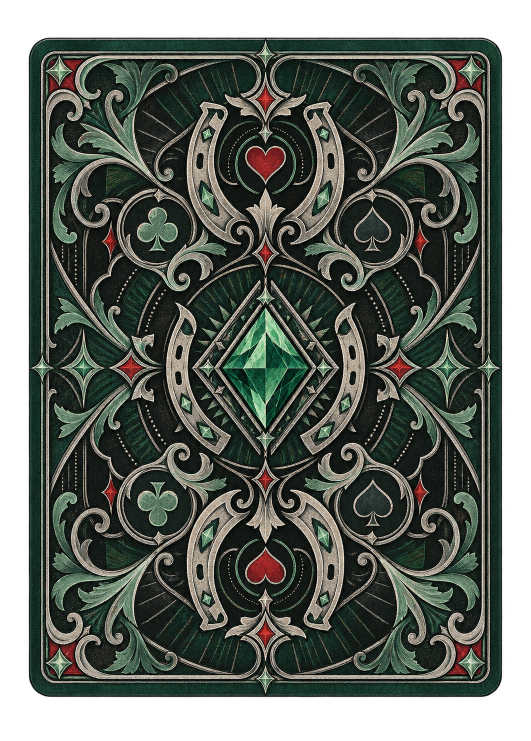
#> input picture assets/cards/card-back-master.png, 1061 x 1482 px, given in place of 01-paper.png, which was not available (shown at 1/2 size)
$ python build_deck.py
#> lines starting #> are read from the running program, lines starting #| are printed output that depends on the picture; pictures that were not available may be replaced by others from this repository, and a replacement may not be noted
### assets/cards/retro_style.py
"""Compose the five generated source assets; no image generation at build time."""
from functools import lru_cache
from pathlib import Path

from PIL import Image, ImageDraw

W, H = 512, 716
GOLD = '#B68A42'
LAYERS = Path(__file__).resolve().parent / 'layers'
DECORATIONS = {
    'number': ('03-number-halo.png', (290, 399), (376, 472)),
    'ace': ('04-ace-halo.png', (290, 397), (386, 514)),
    'court': ('05-court-medallion.png', (296, 410), (368, 506)),
}


@lru_cache(maxsize=5)
def source_layer(name):
    with Image.open(LAYERS / name) as source:
        image = source.convert('RGBA')
    alpha = image.getchannel('A')
    if name != '01-paper.png' and alpha.getextrema() != (0, 255):
        raise ValueError(f'{name} must contain real transparency and opaque print')
    return image


@lru_cache(maxsize=1)
def paper_layer():
    image = source_layer('01-paper.png').resize((W, H), Image.Resampling.LANCZOS)
    # Paper stops underneath the generated outer frame. Supersample its silhouette.
    mask = Image.new('L', (W * 3, H * 3))
    ImageDraw.Draw(mask).rounded_rectangle((14*3, 14*3, 498*3, 702*3), radius=27*3, fill=255)
    image.putalpha(mask.resize((W, H), Image.Resampling.LANCZOS))
    return image


@lru_cache(maxsize=1)
def frame_layer():
    return source_layer('02-frame.png').resize((W, H), Image.Resampling.LANCZOS)


@lru_cache(maxsize=3)
def decoration_layer(kind):
    name, center, bounds = DECORATIONS[kind]
    source = source_layer(name)
    # Normalize differing transparent margins using explicit shared placements.
    bbox = source.getchannel('A').point(lambda v: 255 if v > 16 else 0).getbbox()
    if bbox is None:
        raise ValueError(f'{name} is empty')
    source = source.crop(bbox)
    source.thumbnail(bounds, Image.Resampling.LANCZOS)
    layer = Image.new('RGBA', (W, H))
    layer.alpha_composite(source, (center[0] - source.width // 2, center[1] - source.height // 2))
    return layer


def assembly_layers(kind):
    """Return independent full-card layers in their compositing order."""
    return (paper_layer(), decoration_layer(kind), frame_layer())


@lru_cache(maxsize=3)
def template(kind):
    image = Image.new('RGBA', (W, H))
    for layer in assembly_layers(kind):
        image.alpha_composite(layer)
    return image

### assets/cards/build_deck.py
from __future__ import annotations

import json
import math
import argparse
import os
import random
from pathlib import Path

from PIL import Image, ImageChops, ImageDraw, ImageFont
from layered_export import export_layers
from retro_style import template, assembly_layers, GOLD


ROOT = Path(__file__).resolve().parent
OUT = ROOT / "faces"
COURT = ROOT / "court"
W, H = 512, 716
PAD = 16
SUITS = ["hearts", "diamonds", "clubs", "spades"]
RANKS = ["A", "2", "3", "4", "5", "6", "7", "8", "9", "10", "J", "Q", "K"]
RANK_FILE = {"A": "ace", "J": "jack", "Q": "queen", "K": "king"}
RANK_VALUE = {"A": 1, **{str(n): n for n in range(2, 11)}, "J": 10, "Q": 10, "K": 10}

# Every suit gets its own named court portrait. Keep this mapping as data so
# face generation and the runtime manifest cannot silently disagree.
COURT_CAST = {
    ("J", "hearts"): ("P-21", "jack-p21.png"),
    ("J", "diamonds"): ("Zodiac Leo", "jack-zodiac-leo.png"),
    ("J", "clubs"): ("Rover", "jack-rover.png"),
    ("J", "spades"): ("Lancer", "jack-lancer.png"),
    ("Q", "hearts"): ("Morning Glory", "queen-morning-glory.png"),
    ("Q", "diamonds"): ("Psycho-Shy", "queen-psycho-shy.png"),
    ("Q", "clubs"): ("Rampage", "queen-rampage.png"),
    ("Q", "spades"): ("Blackjack", "queen-blackjack.png"),
    ("K", "hearts"): ("Goldenblood", "king-goldenblood.png"),
    ("K", "diamonds"): ("Steel Rain", "king-steel-rain.png"),
    ("K", "clubs"): ("Deus", "king-deus.png"),
    ("K", "spades"): ("Light Hooves", "king-light-hooves.png"),
}

INK = "#00150F"
DEEP = "#00412C"
MID = "#008F56"
PHOSPHOR = "#00D882"
LIME = "#00FB97"
PAPER = "#C9F9E1"
PAPER_LIGHT = "#E2FFF0"

FONT_REG = Path(r"C:\Windows\Fonts\georgia.ttf")
FONT_BOLD = Path(r"C:\Windows\Fonts\georgiab.ttf")
FONT_SUITS = Path(r"C:\Windows\Fonts\seguisym.ttf")
SUIT_GLYPHS = {"hearts": "♥", "diamonds": "♦", "clubs": "♣", "spades": "♠"}


def font(size: int, bold: bool = False) -> ImageFont.FreeTypeFont:
    path = FONT_BOLD if bold else FONT_REG
    return ImageFont.truetype(str(path), size)


# [90 lines left out: functions cubic, heart_points, draw_legacy_suit, draw_suit, suit_colors, add_corner, not called in this run]


PIP_POSITIONS = {
    2: [(290, 280), (290, 560)],
    3: [(290, 280), (290, 420), (290, 560)],
    4: [(210, 280), (370, 280), (210, 560), (370, 560)],
    5: [(210, 280), (370, 280), (290, 420), (210, 560), (370, 560)],
    6: [(210, 280), (370, 280), (210, 420), (370, 420), (210, 560), (370, 560)],
    7: [(210, 280), (370, 280), (290, 350), (210, 420), (370, 420), (210, 560), (370, 560)],
    8: [(210, 280), (370, 280), (290, 350), (210, 420), (370, 420), (290, 490), (210, 560), (370, 560)],
    9: [(210, 280), (370, 280), (210, 373), (370, 373), (290, 420), (210, 467), (370, 467), (210, 560), (370, 560)],
    10: [(210, 280), (370, 280), (290, 326), (210, 373), (370, 373), (210, 467), (370, 467), (290, 514), (210, 560), (370, 560)],
}


# [143 lines left out: functions fit_portrait, draw_court, make_court_preview, print_ink, card_layers, make_card and 2 more, not called in this run]


def main():
    parser = argparse.ArgumentParser(description="Build a deck at a configurable export size.")
    parser.add_argument('--width', type=int, default=W)
    parser.add_argument('--height', type=int, default=H)
    parser.add_argument('--output', type=Path, default=ROOT)
    parser.add_argument('--no-editable', action='store_true', help='Skip PSD/ORA masters; existing masters are never overwritten')
    parser.add_argument('--from-psd', type=Path, help='Use saved PSD composites; defaults to editable/manual when present')
    args = parser.parse_args()
    if not (128 <= args.width <= 2048 and 180 <= args.height <= 2800):
        parser.error('Supported dimensions: width 128..2048, height 180..2800')
    source_dir = args.from_psd or ROOT / 'editable' / 'manual'
    masters = load_psd_masters(source_dir) if args.from_psd or source_dir.exists() else {}
    export_w, export_h = args.width, args.height
    # Keep master composition stable; output pixels and runtime size are independent.
    global OUT
    destination = args.output.resolve()
    destination.mkdir(parents=True, exist_ok=True)
    OUT = destination / 'faces'
    OUT.mkdir(parents=True, exist_ok=True)
    template_dir = destination / 'templates'
    template_dir.mkdir(parents=True, exist_ok=True)
    for kind in ('number', 'ace', 'court'):
        template(kind).save(template_dir / f'retro-{kind}.png', optimize=True)
#> this loop made 2 passes
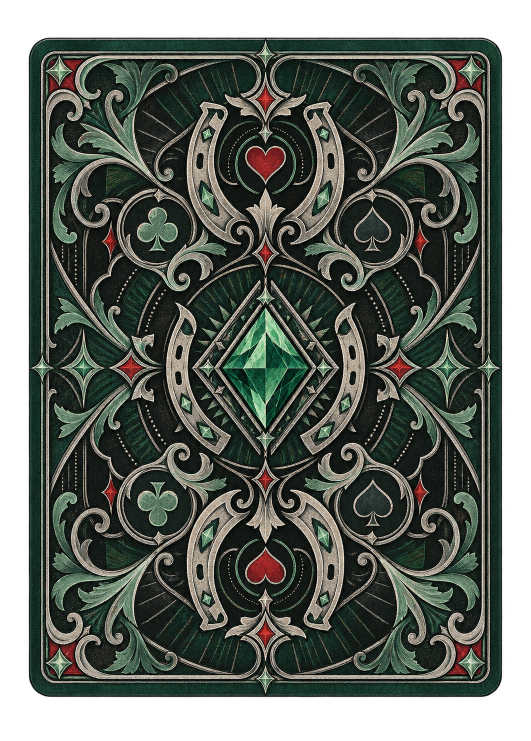
#> input picture assets/cards/card-back-master.png, 1061 x 1482 px, given in place of 01-paper.png, which was not available (shown at 1/2 size)
#> pass 1, in source_layer, `alpha = image.getchannel('A')`:
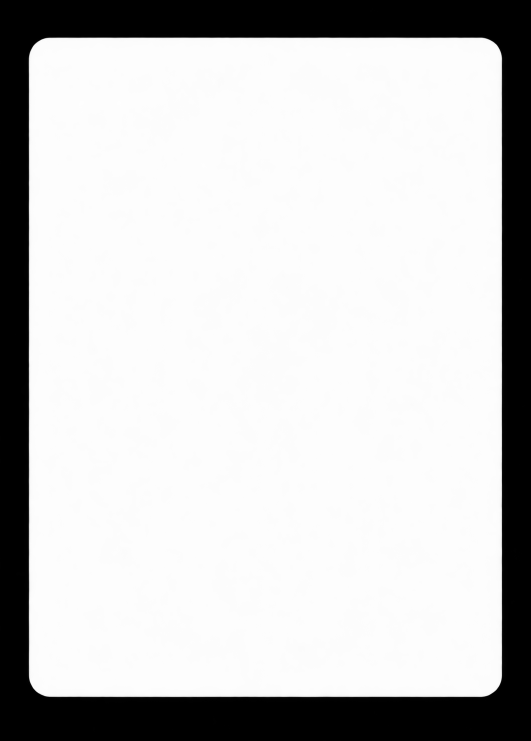
#> alpha: PIL image 1061x1482 L (shown at 1/2 size); min 0, max 255, mean 200.1
#> pass 1, in paper_layer, `image = source_layer('01-paper.png').resize((W, H), Image.Resampling.L..`:
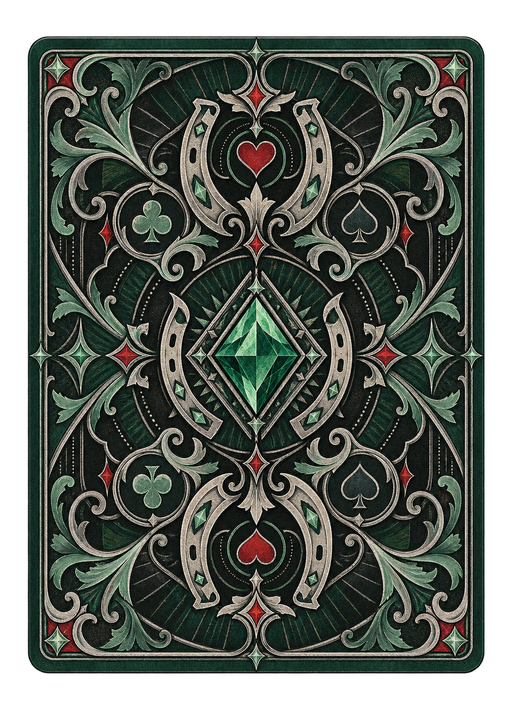
#> image: PIL image 512x716 RGBA; mean R, G, B, A 49.3, 55, 47.8, 200.2; transparent parts drawn white
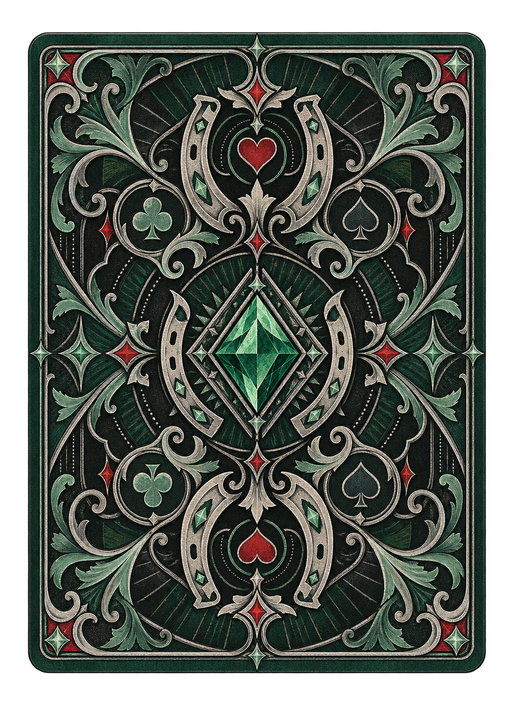
#> input picture assets/cards/card-back.png, 512 x 716 px, given in place of 03-number-halo.png, which was not available
    make_court_preview()
    cell_w, cell_h = export_w + PAD, export_h + PAD
    atlas = Image.new("RGBA", (cell_w * len(RANKS), cell_h * len(SUITS)), (0, 0, 0, 0))
    frames = {}
    cards = []
    for row, suit in enumerate(SUITS):
        for col, rank in enumerate(RANKS):
            stem = f'{RANK_FILE.get(rank, rank)}_of_{suit}'
            if stem in masters:
                master = masters[stem][0]
            else:
                layers = card_layers(rank, suit)
                master = Image.new('RGBA', (W, H))
                for layer in layers:
                    master.alpha_composite(layer)
                if not args.no_editable:
                    export_layers(destination / 'editable' / 'generated', stem, layers)
            card = master.resize((export_w, export_h), Image.Resampling.LANCZOS)
            rank_name = RANK_FILE.get(rank, rank)
            filename = f"{rank_name}_of_{suit}.png"
            card.save(OUT / filename, optimize=True)
            x, y = col * cell_w + PAD // 2, row * cell_h + PAD // 2
            atlas.alpha_composite(card, (x, y))
            frames[filename] = {
                "frame": {"x": x, "y": y, "w": export_w, "h": export_h},
                "rotated": False,
                "trimmed": False,
                "spriteSourceSize": {"x": 0, "y": 0, "w": export_w, "h": export_h},
                "sourceSize": {"w": export_w, "h": export_h},
            }
            card_entry = {"rank": rank, "value": RANK_VALUE[rank], "suit": suit, "file": f"faces/{filename}", "frame": filename}
            if (rank, suit) in COURT_CAST:
                character, portrait = COURT_CAST[(rank, suit)]
                card_entry["character"] = character
                card_entry["portrait"] = os.path.relpath(COURT / portrait, destination).replace('\\', '/')
            if stem in masters:
                card_entry['editableSource'] = os.path.relpath(masters[stem][1], destination).replace('\\', '/')
            cards.append(card_entry)

    atlas_file = "blackjack-deck-atlas.png"
    atlas.save(destination / atlas_file, optimize=True)
    sheet = {
        "frames": frames,
        "meta": {
            "app": "BlackJack pony deck sprite generator",
            "version": "1.0",
            "image": atlas_file,
            "format": "RGBA8888",
            "size": {"w": atlas.width, "h": atlas.height},
            "scale": "1",
        },
    }
    (destination / "blackjack-deck-atlas.json").write_text(json.dumps(sheet, indent=2), encoding="utf-8")

    atlas_dir = destination / "atlases"
    atlas_dir.mkdir(parents=True, exist_ok=True)
    suit_sheets = []
    suit_columns = min(7, max(1, 4096 // cell_w))
    suit_rows = math.ceil(len(RANKS) / suit_columns)
    for suit in SUITS:
        suit_atlas = Image.new("RGBA", (cell_w * suit_columns, cell_h * suit_rows), (0, 0, 0, 0))
        suit_frames = {}
        for index, rank in enumerate(RANKS):
            filename = f"{RANK_FILE.get(rank, rank)}_of_{suit}.png"
            col, row = index % suit_columns, index // suit_columns
            x, y = col * cell_w + PAD // 2, row * cell_h + PAD // 2
            card = Image.open(OUT / filename).convert("RGBA")
            suit_atlas.alpha_composite(card, (x, y))
            suit_frames[filename] = {
                "frame": {"x": x, "y": y, "w": export_w, "h": export_h},
                "rotated": False,
                "trimmed": False,
                "spriteSourceSize": {"x": 0, "y": 0, "w": export_w, "h": export_h},
                "sourceSize": {"w": export_w, "h": export_h},
            }
        image_name = f"{suit}-atlas.png"
        suit_atlas.save(atlas_dir / image_name, optimize=True)
        atlas_metadata = {
            "frames": suit_frames,
            "meta": {
                "app": "BlackJack pony deck sprite generator",
                "version": "1.0",
                "image": image_name,
                "format": "RGBA8888",
                "size": {"w": suit_atlas.width, "h": suit_atlas.height},
                "scale": "1",
            },
        }
        json_name = f"{suit}-atlas.json"
        (atlas_dir / json_name).write_text(json.dumps(atlas_metadata, indent=2), encoding="utf-8")
        suit_sheets.append({"suit": suit, "image": f"atlases/{image_name}", "frames": f"atlases/{json_name}"})

    (destination / "suit-atlases.json").write_text(json.dumps({"atlases": suit_sheets}, indent=2), encoding="utf-8")
    deck = {
        "name": "BlackJack retro casino deck",
        "cardSize": {"width": export_w, "height": export_h},
        "suits": SUITS,
        "ranks": RANKS,
        "count": len(cards),
        "back": os.path.relpath(destination / 'card-back.png', destination).replace('\\', '/'),
        "cards": cards,
    }
    (destination / "deck-manifest.json").write_text(json.dumps(deck, indent=2), encoding="utf-8")
    back_path = ROOT / 'card-back.png'
    if back_path.exists() and destination != ROOT:
        Image.open(back_path).resize((export_w, export_h), Image.Resampling.LANCZOS).save(destination / 'card-back.png')

    thumb_w, thumb_h, gap, margin = 100, 140, 8, 16
    preview = Image.new(
        "RGB",
        (margin * 2 + len(RANKS) * (thumb_w + gap), margin * 2 + len(SUITS) * (thumb_h + gap)),
        "#05120D",
    )
    for row, suit in enumerate(SUITS):
        for col, rank in enumerate(RANKS):
            filename = f"{RANK_FILE.get(rank, rank)}_of_{suit}.png"
            thumb = Image.open(OUT / filename).convert("RGBA")
            thumb.thumbnail((thumb_w, thumb_h), Image.Resampling.LANCZOS)
            x = margin + col * (thumb_w + gap) + (thumb_w - thumb.width) // 2
            y = margin + row * (thumb_h + gap) + (thumb_h - thumb.height) // 2
            preview.paste(thumb, (x, y), thumb)
    preview.save(destination / "blackjack-deck-preview.png", optimize=True)
    make_face_previews(destination, include_assembly=not masters)
    print(f'Deck exported: {len(masters)} PSD masters, {52-len(masters)} procedural cards')


if __name__ == "__main__":
#> (the run stopped early here; a loop or call above may not have finished)
